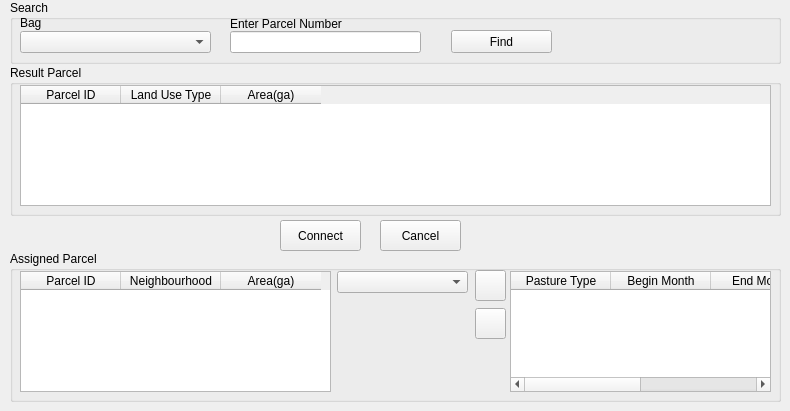
   <widget class="QWidget" name="parcel_tab">
    <attribute name="title">
     <string>Pasture Parcel</string>
    </attribute>
    <widget class="QGroupBox" name="search_group_box">
     <property name="geometry">
      <rect>
       <x>10</x>
       <y>0</y>
       <width>771</width>
       <height>64</height>
      </rect>
     </property>
     <property name="title">
      <string>Search</string>
     </property>
     <widget class="QLineEdit" name="search_parcel_num_edit">
      <property name="geometry">
       <rect>
        <x>220</x>
        <y>31</y>
        <width>191</width>
        <height>22</height>
       </rect>
      </property>
     </widget>
     <widget class="QPushButton" name="find_parcel_number_button">
      <property name="geometry">
       <rect>
        <x>441</x>
        <y>30</y>
        <width>101</width>
        <height>23</height>
       </rect>
      </property>
      <property name="text">
       <string>Find</string>
      </property>
     </widget>
     <widget class="QLabel" name="label_13">
      <property name="geometry">
       <rect>
        <x>220</x>
        <y>16</y>
        <width>241</width>
        <height>16</height>
       </rect>
      </property>
      <property name="text">
       <string>Enter Parcel Number</string>
      </property>
     </widget>
     <widget class="QComboBox" name="bag_parcel_cbox">
      <property name="geometry">
       <rect>
        <x>10</x>
        <y>31</y>
        <width>191</width>
        <height>22</height>
       </rect>
      </property>
     </widget>
     <widget class="QLabel" name="label_14">
      <property name="geometry">
       <rect>
        <x>10</x>
        <y>15</y>
        <width>181</width>
        <height>16</height>
       </rect>
      </property>
      <property name="text">
       <string>Bag</string>
      </property>
     </widget>
    </widget>
    <widget class="QGroupBox" name="assigned_group_box">
     <property name="geometry">
      <rect>
       <x>10</x>
       <y>65</y>
       <width>771</width>
       <height>151</height>
      </rect>
     </property>
     <property name="title">
      <string>Result Parcel</string>
     </property>
     <widget class="QTableWidget" name="result_parcel_twidget">
      <property name="geometry">
       <rect>
        <x>10</x>
        <y>20</y>
        <width>751</width>
        <height>121</height>
       </rect>
      </property>
      <column>
       <property name="text">
        <string>Parcel ID</string>
       </property>
      </column>
      <column>
       <property name="text">
        <string>Land Use Type</string>
       </property>
      </column>
      <column>
       <property name="text">
        <string>Area(ga)</string>
       </property>
      </column>
     </widget>
    </widget>
    <widget class="QPushButton" name="parcel_add_button">
     <property name="geometry">
      <rect>
       <x>280</x>
       <y>220</y>
       <width>81</width>
       <height>31</height>
      </rect>
     </property>
     <property name="sizePolicy">
      <sizepolicy hsizetype="Minimum" vsizetype="Fixed">
       <horstretch>0</horstretch>
       <verstretch>0</verstretch>
      </sizepolicy>
     </property>
     <property name="baseSize">
      <size>
       <width>0</width>
       <height>0</height>
      </size>
     </property>
     <property name="text">
      <string>Connect</string>
     </property>
    </widget>
    <widget class="QPushButton" name="parcel_remove_button">
     <property name="geometry">
      <rect>
       <x>380</x>
       <y>220</y>
       <width>81</width>
       <height>31</height>
      </rect>
     </property>
     <property name="text">
      <string>Cancel</string>
     </property>
    </widget>
    <widget class="QGroupBox" name="assigned_group_box_2">
     <property name="geometry">
      <rect>
       <x>10</x>
       <y>251</y>
       <width>771</width>
       <height>151</height>
      </rect>
     </property>
     <property name="title">
      <string>Assigned Parcel</string>
     </property>
     <widget class="QTableWidget" name="assigned_parcel_twidget">
      <property name="geometry">
       <rect>
        <x>10</x>
        <y>20</y>
        <width>311</width>
        <height>121</height>
       </rect>
      </property>
      <column>
       <property name="text">
        <string>Parcel ID</string>
       </property>
      </column>
      <column>
       <property name="text">
        <string>Neighbourhood</string>
       </property>
      </column>
      <column>
       <property name="text">
        <string>Area(ga)</string>
       </property>
      </column>
     </widget>
     <widget class="QPushButton" name="pasture_remove_button">
      <property name="geometry">
       <rect>
        <x>465</x>
        <y>57</y>
        <width>31</width>
        <height>31</height>
       </rect>
      </property>
      <property name="text">
       <string/>
      </property>
      <property name="icon">
       <iconset resource="resources_pasture.qrc">
        <normaloff>:/plugins/lm2_pasture/double_angle_left.png</normaloff>:/plugins/lm2_pasture/double_angle_left.png</iconset>
      </property>
     </widget>
     <widget class="QTableWidget" name="pasture_type_twidget">
      <property name="geometry">
       <rect>
        <x>500</x>
        <y>20</y>
        <width>261</width>
        <height>121</height>
       </rect>
      </property>
      <column>
       <property name="text">
        <string>Pasture Type</string>
       </property>
      </column>
      <column>
       <property name="text">
        <string>Begin Month</string>
       </property>
      </column>
      <column>
       <property name="text">
        <string>End Month</string>
       </property>
      </column>
      <column>
       <property name="text">
        <string>Days</string>
       </property>
      </column>
     </widget>
     <widget class="QPushButton" name="pasture_add_button">
      <property name="geometry">
       <rect>
        <x>465</x>
        <y>19</y>
        <width>31</width>
        <height>31</height>
       </rect>
      </property>
      <property name="sizePolicy">
       <sizepolicy hsizetype="Minimum" vsizetype="Fixed">
        <horstretch>0</horstretch>
        <verstretch>0</verstretch>
       </sizepolicy>
      </property>
      <property name="baseSize">
       <size>
        <width>0</width>
        <height>0</height>
       </size>
      </property>
      <property name="text">
       <string/>
      </property>
      <property name="icon">
       <iconset resource="resources_pasture.qrc">
        <normaloff>:/plugins/lm2_pasture/double_angle_right.png</normaloff>:/plugins/lm2_pasture/double_angle_right.png</iconset>
      </property>
     </widget>
     <widget class="QComboBox" name="pasture_type_cbox">
      <property name="geometry">
       <rect>
        <x>327</x>
        <y>20</y>
        <width>131</width>
        <height>22</height>
       </rect>
      </property>
     </widget>
    </widget>
   </widget>
